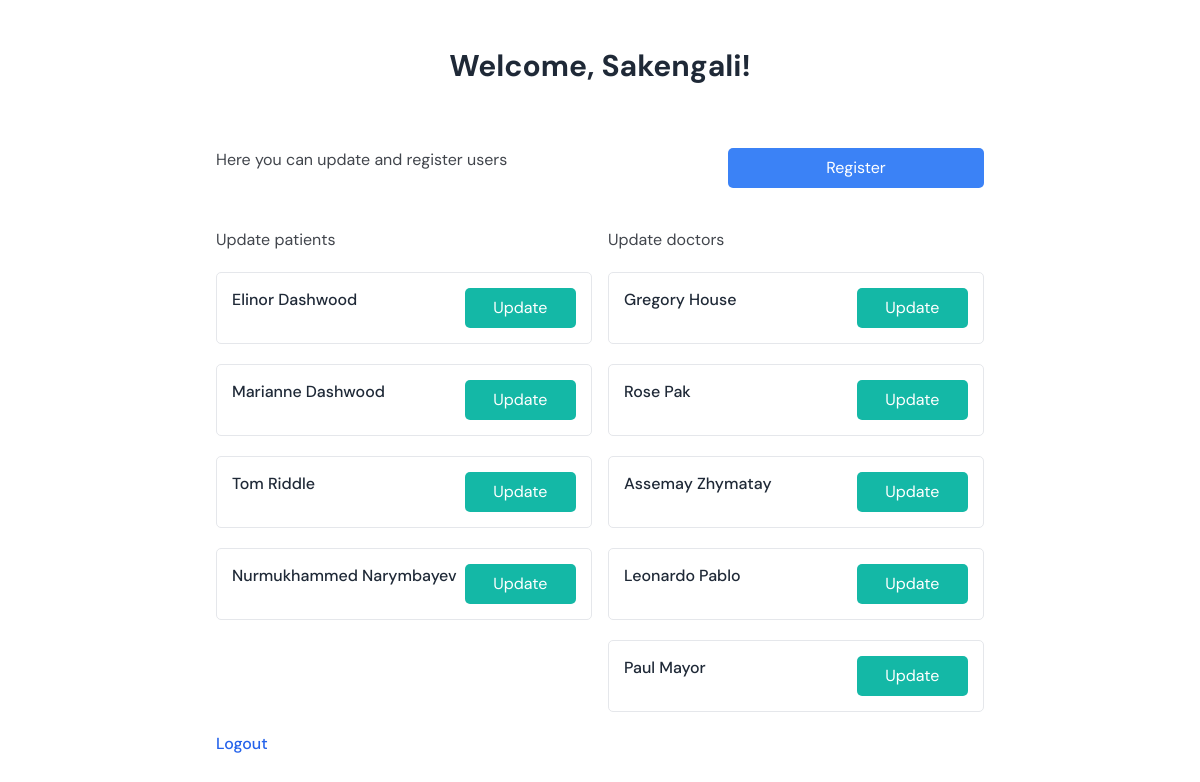
Page /users/personal (signed in) on the committed database.
### users/models.py (models this page shows, shortened)
class User(AbstractUser):
    name = models.CharField(max_length=30)
    surname = models.CharField(max_length=30)

class Patient(models.Model):
    user = models.OneToOneField(User, on_delete=models.CASCADE, primary_key=True)
    date_of_birth = models.DateField(blank=True, null=True)
    IIN = models.IntegerField(max_length=12, blank=True, null=True)
    gov_id = models.IntegerField(max_length=12,blank=True, null=True)
    name = models.CharField(max_length=50, blank=True, null=True)
    surname = models.CharField(max_length=50, blank=True, null=True)
    middle_name = models.CharField(max_length=50, blank=True, null=True)
    blood_group = models.CharField(max_length=2, blank=True, null=True, choices=blood_group_choices)
    contact_close = models.CharField(max_length=11,blank=True, null=True)
    phone_number = models.CharField(max_length=11,blank=True, null=True)
    address = models.CharField(max_length=50, blank=True, null=True)
    marital_status = models.CharField(max_length=10, blank=True, null=True, choices = marital_status_choices)
    registration_date = models.DateField(default = datetime.today())
    assigned_doctor = models.ForeignKey(Doctor, related_name='assigned_patients', on_delete=models.PROTECT, default = Doctor.objects.get(surname="House").pk) #why added pk?

class Doctor(models.Model):
    user = models.OneToOneField(User, on_delete=models.CASCADE, primary_key=True)
    date_of_birth = models.DateField(blank=True, null=True)
    IIN = models.IntegerField(max_length=12, blank=True, null=True)
    gov_id = models.IntegerField(max_length=12,blank=True, null=True)
    name = models.CharField(max_length=50, blank=True, null=True)
    surname = models.CharField(max_length=50, blank=True, null=True)
    middle_name = models.CharField(max_length=50, blank=True, null=True)
    phone_number = models.CharField(max_length=11,blank=True, null=True)
    spec = models.ForeignKey(Specialization, on_delete = models.SET_NULL, blank = True, null = True)
    experience = models.CharField(max_length=2, blank=True, null=True)
    photo = models.ImageField(upload_to='images', blank=True, null=True)
    category=models.CharField(max_length=10, blank=True, null=True)
    appointment_price = models.CharField(max_length = 7, blank=True, null=True)
    education = models.CharField(max_length=30, blank=True, null=True)
    rating = models.IntegerField(max_length = 2, blank=True, null=True)
    address = models.CharField(max_length = 30, blank=True, null=True)
    homepage = models.URLField(blank=True, null=True)

### users/views.py (the view)
# urls.py: path('personal', views.personal, name='personal'),
@login_required
def personal(request):
    user = request.user
    if is_patient(user):
        if not user.patient.chatrooms.first():
            Chatrooms.objects.create(patient = user.patient, doctor = user.patient.assigned_doctor)
        if request.method == "POST":
            user.email = request.POST["email"]
            user.save()
            user.patient.gov_id = request.POST["gov_id"]
            user.patient.IIN = request.POST["gov_id"]
            user.patient.name = request.POST["name"]
            user.patient.surname = request.POST["surname"]
            user.patient.middle_name = request.POST["middle_name"]
            user.patient.address = request.POST["address"]
            user.patient.phone_number = request.POST["phone_number"]
            user.patient.contact_close = request.POST["contact_close"]
            user.patient.save()
            return HttpResponseRedirect(reverse('personal'))
        return render(request, 'users/patient_page.html')
    elif is_doctor(user):
        return render(request, 'users/doctor_page.html')
    elif is_admin(user):
        patients = Patient.objects.all()
        doctors = Doctor.objects.all()
        return render(request, 'users/admin_page.html', {
            'patients' : patients, 'doctors' : doctors
        })
    return HttpResponseRedirect(reverse('admin:index'))

### users/views.py (called while the page is built)
def is_patient(user):
    try:
        if user.patient:
            return True
    except:
        return False

def is_doctor(user):
    try:
        if user.doctor:
            return True
    except:
        return False

def is_admin(user):
    return user.is_staff

### users/templates/users/admin_page.html (shortened to what this page needs)
{% extends 'users/layout.html' %}{% block head %}
	<script src="https://cdn.tailwindcss.com"></script>
	<link rel="stylesheet" href="https://unpkg.com/aos@next/dist/aos.css" />
{% endblock %}
{%block body%}
	<div class="font-body antialiased text-[#41454c] bg-[#FFFFFF]">
		<div class="py-6 sm:py-8 lg:py-12">
			<div class="px-4 mx-auto max-w-7xl md:px-8">
				<div class="max-w-[768px] mx-auto mb-10 md:mb-16">
					<h2 class="text-gray-800 text-2xl lg:text-3xl font-bold text-center mb-4 md:mb-6">Welcome, {{request.user.username}}!</h2>
				</div>
                <div class="max-w-screen-md mx-auto mb-10 grid grid-cols-3">
                    <p class="col-span-2">Here you can update and register users</p>
                    <a href="{% url 'register' %}" type="button" class="text-center transition duration-100 bg-blue-500 hover:bg-blue-600 active:bg-blue-700 text-white px-4 py-2 rounded-global">Register</a>
                </div>
				<div class="max-w-screen-md grid gap-4 mx-auto sm:grid-cols-2">
					<div class="space-y-[20px]">
						<p class="mb-[8px]">Update patients</p>
                        {% for patient in patients %}
						<div class="grid grid-cols-3 border-[1px] rounded-global p-[15px] gap-[5px]">
							<label class="col-span-2 font-medium inline-block text-gray-800 text-sm sm:text-base">{{ patient.name}} {{ patient.surname}}</label>
							<a href="{% url 'update' role='Patient' id=patient.user_id %}" type="button" class="col-span-1 inline-block text-center transition duration-100 bg-teal-500 hover:bg-teal-600 active:bg-teal-700 text-white px-4 py-2 rounded-global">Update</a>
						</div>
                        {% endfor %}
					</div>
                    <div class="space-y-[20px]">
						<p class="mb-[8px]">Update doctors</p>
                        {% for doctor in doctors %}
						<div class="grid grid-cols-3 border-[1px] rounded-global p-[15px] gap-[5px]">
							<label class="col-span-2 font-medium inline-block text-gray-800 text-sm sm:text-base">{{ doctor.name}} {{ doctor.surname}}</label>
							<a href="{% url 'update' role='Doctor' id=doctor.user_id  %}" type="button" class="col-span-1 inline-block text-center transition duration-100 bg-teal-500 hover:bg-teal-600 active:bg-teal-700 text-white px-4 py-2 rounded-global">Update</a>
						</div>
                        {% endfor %}
					</div>
				</div>
				<div class="max-w-[768px] mx-auto mt-[20px]">
					<a class="font-medium text-blue-600 hover:underline" href="{% url 'logout' %}">Logout</a>
				</div>
			</div>
		</div>
	</div>
{% endblock %}

### rows in the picture
User: user.username "Sakengali"
Patient: name "Elinor", surname "Dashwood"
Patient: name "Marianne", surname "Dashwood"
Patient: name "Tom", surname "Riddle"
Patient: name "Nurmukhammed", surname "Narymbayev"
Doctor: name "Gregory", surname "House"
Doctor: name "Rose", surname "Pak"
Doctor: name "Assemay", surname "Zhymatay"
Doctor: name "Leonardo", surname "Pablo"
Doctor: name "Paul", surname "Mayor"
